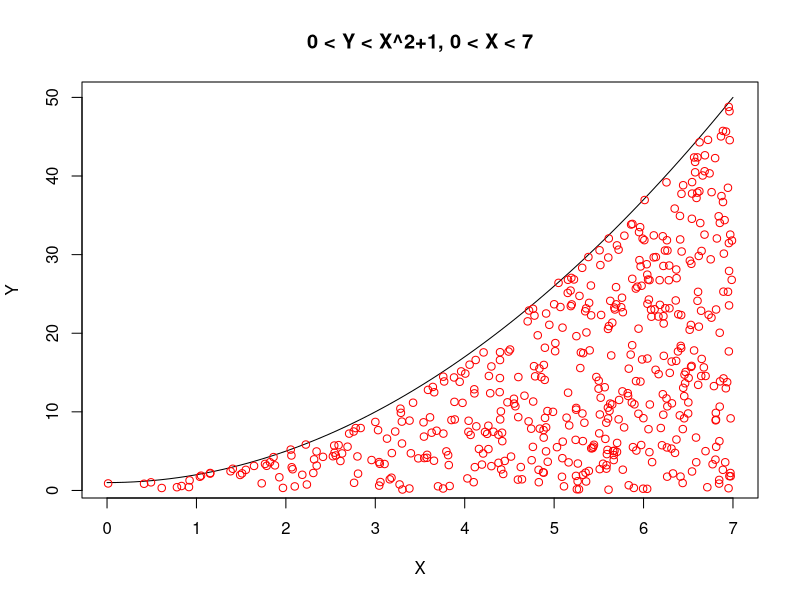

Write R code to recreate this figure.
#Monte Carlo Covariance estimation

#Random variables under consideration:
#X and Y, uniformly distributed under the constraints 
#0< X <7 and 0<Y<X^2+1.

capfunction <- function(x) {x^2+1} #<-- Set this to your boundary curve

#######################################################
# Set the following parameters to describe the region #
#######################################################

minX = 0;
maxX = 7;

minY = 0; 
maxY = 50;

#################################################
# Set the following to customize the simulation #
#################################################


maxSamples = 500; #<-- This determines how many points are generated


###########################
# This plots the boundary #
###########################

x <- seq(minX,maxX,0.1)
plot(x, capfunction(x),type = 'l',
     col='black',main="0 < Y < X^2+1, 0 < X < 7",ylab="Y",xlab="X")



##############################
#  Point generator #
##############################

xVals=rep(0,maxSamples);
yVals=rep(0,maxSamples);


pointsmade=0
while (pointsmade < maxSamples)
{
  Xsample=runif(1,minX,maxX)
  Ysample=runif(1,minY,maxY)
  
  if(capfunction(Xsample)>Ysample){
    pointsmade = pointsmade +1;
    xVals[pointsmade]=Xsample;
    yVals[pointsmade]=Ysample;
    points(xVals[pointsmade],yVals[pointsmade],col='red')
    }
  
}

#############################################################################
# This next line computes and displays the covariance between the generated #
# set of X and Y coordinates                                                #
#############################################################################

cat("Observed covariance of X and Y in a simulation with ",maxSamples,  "data points = ",cov(xVals,yVals),"\n")
